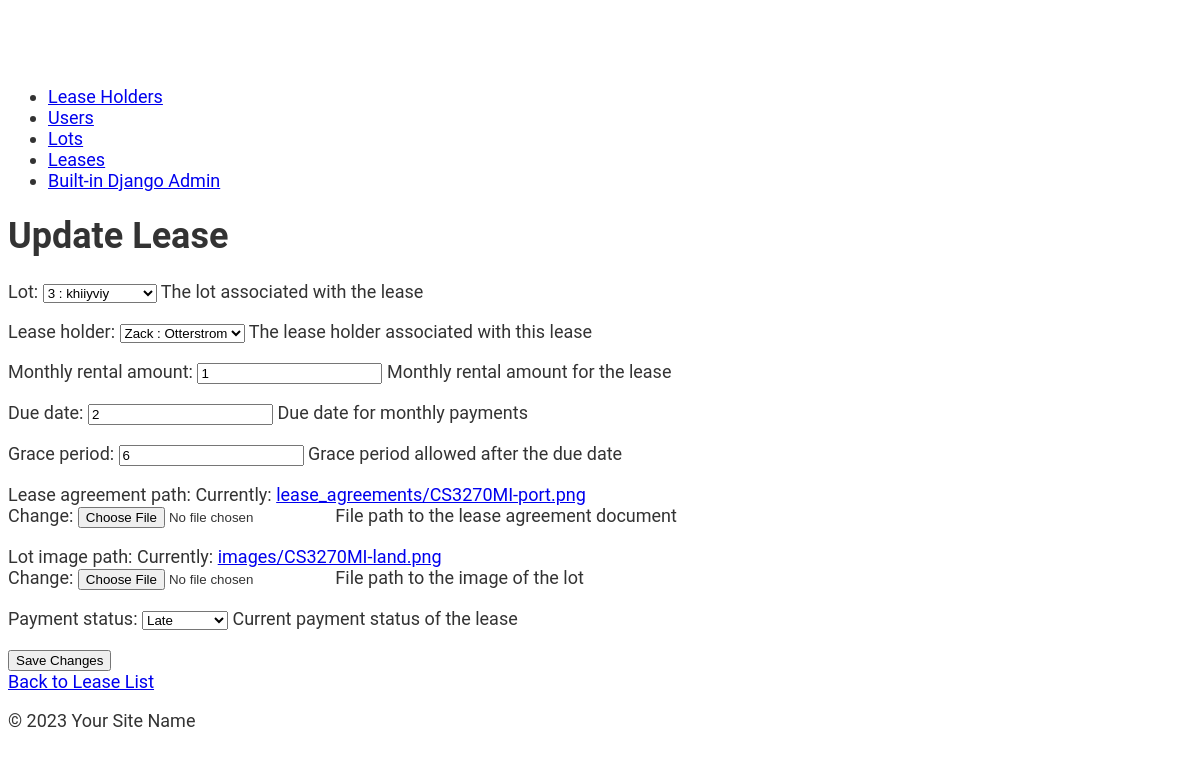
/lease_update/edit/2/ (signed in), run on an earlier commit of the app's database.
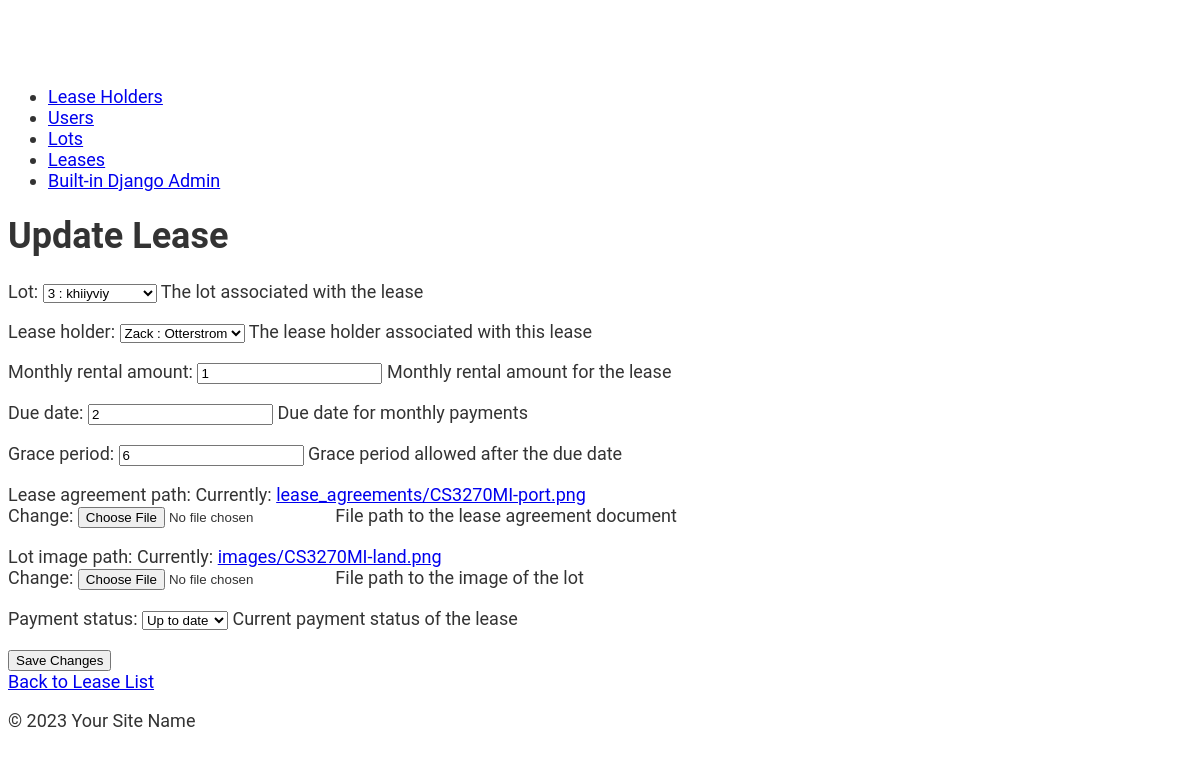
And on a later commit of the database.
### lots/models.py (models this page shows, shortened)
class Lease(models.Model):
    UP_TO_DATE = 'up-to-date'
    LATE = 'late'
    DELINQUENT = 'delinquent'
    PAYMENT_STATUS_CHOICES = [
        (UP_TO_DATE, 'Up to date'),
        (LATE, 'Late'),
        (DELINQUENT, 'Delinquent'),
    ]
    lot = models.ForeignKey(Lot, on_delete=models.CASCADE, help_text="The lot associated with the lease")
    lease_holder = models.ForeignKey(LeaseHolder, on_delete=models.PROTECT, help_text="The lease holder associated with this lease")
    last_payment_date = models.DateField(null=True, blank=True, help_text="Date of the most recent payment")
    last_payment_date_id = models.ForeignKey('Payment', on_delete=models.SET_NULL, null=True, blank=True, related_name='last_payment_for_lease', help_text="ID of the most recent payment")
    monthly_rental_amount = models.IntegerField(help_text="Monthly rental amount for the lease")
    due_date = models.PositiveSmallIntegerField(validators=[MaxValueValidator(30)], help_text="Due date for monthly payments")
    grace_period = models.PositiveSmallIntegerField(validators=[MaxValueValidator(30)], help_text="Grace period allowed after the due date")
    lease_agreement_path = models.FileField(upload_to='lease_agreements/', help_text="File path to the lease agreement document")
    lot_image_path = models.FileField(upload_to='images/', help_text="File path to the image of the lot")
    payment_status = models.CharField(
        max_length=20,
        choices=PAYMENT_STATUS_CHOICES,
        default=LATE,
        help_text="Current payment status of the lease"
    )

### lots/views.py (the view)
# urls.py: path('lease_update/edit/<int:lease_id>/', lease_update, name='lease_update'),
@login_required
@user_passes_test(is_staff_or_admin)
def lease_update(request, lease_id):  # lease_id matches the URL pattern
    lease = get_object_or_404(Lease, pk=lease_id)
    if request.method == "POST":
        form = LeaseForm(request.POST, instance=lease)
        if form.is_valid():
            form.save()
            return redirect('lease_back_list')
    else:
        form = LeaseForm(instance=lease)
    return render(request, 'lots/lease_update.html', {'form': form})

### lots/forms.py
class LeaseForm(forms.ModelForm):
    class Meta:
        model = Lease
        fields = ['lot', 'lease_holder', 'monthly_rental_amount', 'due_date', 'grace_period', 'lease_agreement_path',
                  'lot_image_path', 'payment_status']

### lots/models.py (called while the page is built)
    def __str__(self):
        return f"{self.lot_number} : {self.lot_address}\n"

    def __str__(self):
        return f"{self.lease_holder_first_name} : {self.lease_holder_last_name}\n"

### lots/views.py (called while the page is built)
def is_staff_or_admin(user):
    return user.is_staff or user.is_superuser

### lots/templates/lots/lease_update.html (shortened to what this page needs)
{% extends 'lots/base.html' %}
{% block content %}
<body>
    <h1>Update Lease</h1>
    <form method="post" enctype="multipart/form-data">
        {{ form.as_p }}
        <button type="submit">Save Changes</button>
    </form>
    <a href="{% url 'lease-list' %}">Back to Lease List</a>
</body>
{% endblock %}

What changed in the data, as far as the page shows it:
changed Lease "3 : khiiyviy": payment_status "Late" → "Up to date"
